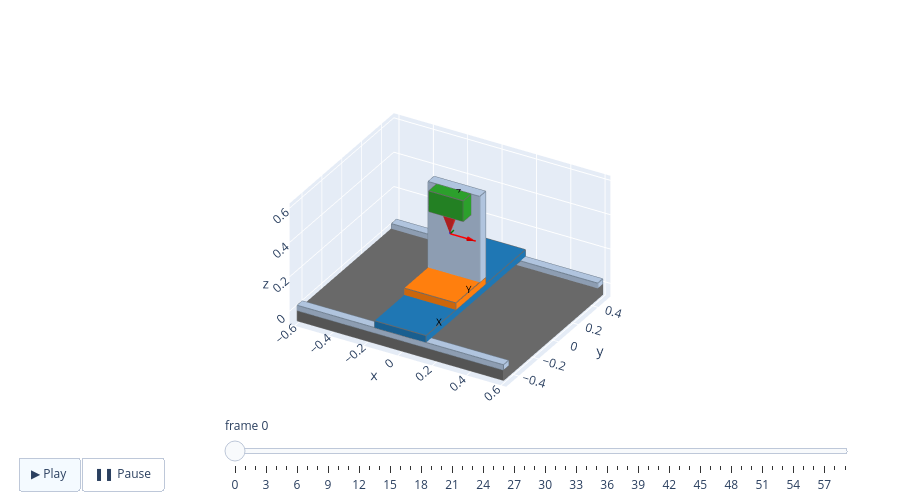

The cell this chart's notebook holds for it:
### Markdown cell above
## 4. Animated

In the update function the joints get absolute values, so there is nothing to keep track
of and no rounding drift, however many frames there are. Here the tool tip draws a circle and
dips twice per turn. Press ▶ to play.

### Code cell
stage = build_stage()


def update(i, frames=60):
    turn = 2 * np.pi * i / frames
    stage.x.value = 0.25 + 0.2 * np.cos(turn)
    stage.y.value = 0.3 + 0.2 * np.sin(turn)
    stage.z.value = -0.05 * (1 - np.cos(2 * turn))


update(0)
stage.scene.animate(update, frames=60)

### Figure 1 — Plotly figure (JSON) as saved in the notebook; plotly's stock layout.template omitted (floating-point values rounded to 4 significant figures; data arrays with more than 128 entries replaced by an {"elided": "..."} marker saying what was removed)
{"data": [{"facecolor": {"elided": "130 str values"}, "flatshading": true, "hoverinfo": "skip", "i": {"elided": "130 int values"}, "j": {"elided": "130 int values"}, "k": {"elided": "130 int values"}, "opacity": 1.0, "type": "mesh3d", "x": {"elided": "248 float values"}, "y": {"elided": "248 float values"}, "z": {"elided": "248 float values"}}, {"hoverinfo": "skip", "line": {"color": "dimgray", "dash": "solid", "width": 2.0}, "mode": "lines", "opacity": 1.0, "type": "scatter3d", "x": {"elided": "192 float values"}, "y": {"elided": "192 float values"}, "z": {"elided": "192 float values"}}, {"hoverinfo": "skip", "line": {"color": "slategray", "dash": "solid", "width": 2.0}, "mode": "lines", "opacity": 1.0, "type": "scatter3d", "x": [-0.6, -0.6, null, 0.6, -0.6, null, 0.6, 0.6, null, -0.6, 0.6, null, 0.6, -0.6, null, 0.6, 0.6, null, -0.6, 0.6, null, -0.6, -0.6, null, 0.6, 0.6, null, -0.6, -0.6, null, -0.6, -0.6, null, 0.6, 0.6, null, -0.6, -0.6, null, 0.6, -0.6, null, 0.6, 0.6, null, -0.6, 0.6, null, 0.6, -0.6, null, 0.6, 0.6, null, -0.6, 0.6, null, -0.6, -0.6, null, 0.6, 0.6, null, -0.6, -0.6, null, -0.6, -0.6, null, 0.6, 0.6, null, -0.15, -0.15, null, 0.15, -0.15, null, 0.15, 0.15, null, -0.15, 0.15, null, 0.15, -0.15, null, 0.15, 0.15, null, -0.15, 0.15, null, -0.15, -0.15, null, 0.15, 0.15, null, -0.15, -0.15, null, -0.15, -0.15, null, 0.15, 0.15, null], "y": [-0.45, -0.5, null, -0.45, -0.45, null, -0.5, -0.45, null, -0.5, -0.5, null, -0.5, -0.5, null, -0.45, -0.5, null, -0.45, -0.45, null, -0.5, -0.45, null, -0.5, -0.5, null, -0.5, -0.5, null, -0.45, -0.45, null, -0.45, -0.45, null, 0.5, 0.45, null, 0.5, 0.5, null, 0.45, 0.5, null, 0.45, 0.45, null, 0.45, 0.45, null, 0.5, 0.45, null, 0.5, 0.5, null, 0.45, 0.5, null, 0.45, 0.45, null, 0.45, 0.45, null, 0.5, 0.5, null, 0.5, 0.5, null, 0.1, 0.04, null, 0.1, 0.1, null, 0.04, 0.1, null, 0.04, 0.04, null, 0.04, 0.04, null, 0.1, 0.04, null, 0.1, 0.1, null, 0.04, 0.1, null, 0.04, 0.04, null, 0.04, 0.04, null, 0.1, 0.1, null, 0.1, 0.1, null], "z": [0.0, 0.0, null, 0.0, 0.0, null, 0.0, 0.0, null, 0.0, 0.0, null, 0.03, 0.03, null, 0.03, 0.03, null, 0.03, 0.03, null, 0.03, 0.03, null, 0.03, 0.0, null, 0.0, 0.03, null, 0.03, 0.0, null, 0.0, 0.03, null, 0.0, 0.0, null, 0.0, 0.0, null, 0.0, 0.0, null, 0.0, 0.0, null, 0.03, 0.03, null, 0.03, 0.03, null, 0.03, 0.03, null, 0.03, 0.03, null, 0.03, 0.0, null, 0.0, 0.03, null, 0.03, 0.0, null, 0.0, 0.03, null, 0.11, 0.11, null, 0.11, 0.11, null, 0.11, 0.11, null, 0.11, 0.11, null, 0.61, 0.61, null, 0.61, 0.61, null, 0.61, 0.61, null, 0.61, 0.61, null, 0.61, 0.11, null, 0.11, 0.61, null, 0.61, 0.11, null, 0.11, 0.61, null]}, {"hoverinfo": "skip", "line": {"color": "red", "dash": "solid", "width": 3.0}, "mode": "lines", "opacity": 1.0, "type": "scatter3d", "x": [5.551e-17, 0.15, null], "y": [-5.551e-17, -5.551e-17, null], "z": [0.37, 0.37, null]}, {"anchor": "tip", "colorscale": [[0, "red"], [1, "red"]], "hoverinfo": "skip", "opacity": 1.0, "showscale": false, "sizemode": "absolute", "sizeref": 0.048, "type": "cone", "u": [1.0], "v": [0.0], "w": [0.0], "x": [0.15], "y": [-5.551e-17], "z": [0.37]}, {"hoverinfo": "skip", "line": {"color": "green", "dash": "solid", "width": 3.0}, "mode": "lines", "opacity": 1.0, "type": "scatter3d", "x": [5.551e-17, 5.551e-17, null], "y": [-5.551e-17, 0.15, null], "z": [0.37, 0.37, null]}, {"anchor": "tip", "colorscale": [[0, "green"], [1, "green"]], "hoverinfo": "skip", "opacity": 1.0, "showscale": false, "sizemode": "absolute", "sizeref": 0.048, "type": "cone", "u": [0.0], "v": [1.0], "w": [0.0], "x": [5.551e-17], "y": [0.15], "z": [0.37]}, {"hoverinfo": "skip", "line": {"color": "blue", "dash": "solid", "width": 3.0}, "mode": "lines", "opacity": 1.0, "type": "scatter3d", "x": [5.551e-17, 5.551e-17, null], "y": [-5.551e-17, -5.551e-17, null], "z": [0.37, 0.52, null]}, {"anchor": "tip", "colorscale": [[0, "blue"], [1, "blue"]], "hoverinfo": "skip", "opacity": 1.0, "showscale": false, "sizemode": "absolute", "sizeref": 0.048, "type": "cone", "u": [0.0], "v": [0.0], "w": [1.0], "x": [5.551e-17], "y": [-5.551e-17], "z": [0.52]}, {"hoverinfo": "skip", "mode": "text", "text": [""], "textfont": {"color": "red", "size": 10.0}, "textposition": "top right", "type": "scatter3d", "x": [0.15], "y": [-5.551e-17], "z": [0.37]}, {"hoverinfo": "skip", "mode": "text", "text": [""], "textfont": {"color": "green", "size": 10.0}, "textposition": "top right", "type": "scatter3d", "x": [5.551e-17], "y": [0.15], "z": [0.37]}, {"hoverinfo": "skip", "mode": "text", "text": [""], "textfont": {"color": "blue", "size": 10.0}, "textposition": "top right", "type": "scatter3d", "x": [5.551e-17], "y": [-5.551e-17], "z": [0.52]}, {"hoverinfo": "skip", "mode": "text", "text": ["X"], "textfont": {"color": "black", "size": 10.0}, "textposition": "top right", "type": "scatter3d", "x": [0.15], "y": [-0.5], "z": [0.07]}, {"hoverinfo": "skip", "mode": "text", "text": ["Y"], "textfont": {"color": "black", "size": 10.0}, "textposition": "top right", "type": "scatter3d", "x": [0.15], "y": [-0.2], "z": [0.11]}, {"hoverinfo": "skip", "mode": "text", "text": ["Z"], "textfont": {"color": "black", "size": 10.0}, "textposition": "top right", "type": "scatter3d", "x": [5.551e-17], "y": [-0.04], "z": [0.55]}], "layout": {"height": 500, "margin": {"b": 0, "l": 0, "r": 0, "t": 0}, "scene": {"aspectmode": "manual", "aspectratio": {"x": 1.0, "y": 0.8333, "z": 0.5583}, "camera": {"eye": {"x": 0.6413, "y": -1.111, "z": 0.7406}, "projection": {"type": "orthographic"}, "up": {"x": 0.0, "y": 0.0, "z": 1.0}}, "xaxis": {"autorange": false, "range": [-0.63, 0.63], "visible": true}, "yaxis": {"autorange": false, "range": [-0.525, 0.525], "visible": true}, "zaxis": {"autorange": false, "range": [-0.07675, 0.6268], "visible": true}}, "showlegend": false, "sliders": [{"currentvalue": {"prefix": "frame "}, "len": 0.7, "steps": [{"args": [["0"], {"frame": {"duration": 0, "redraw": true}, "mode": "immediate", "transition": {"duration": 0}}], "label": "0", "method": "animate"}, {"args": [["1"], {"frame": {"duration": 0, "redraw": true}, "mode": "immediate", "transition": {"duration": 0}}], "label": "1", "method": "animate"}, {"args": [["2"], {"frame": {"duration": 0, "redraw": true}, "mode": "immediate", "transition": {"duration": 0}}], "label": "2", "method": "animate"}, {"args": [["3"], {"frame": {"duration": 0, "redraw": true}, "mode": "immediate", "transition": {"duration": 0}}], "label": "3", "method": "animate"}, {"args": [["4"], {"frame": {"duration": 0, "redraw": true}, "mode": "immediate", "transition": {"duration": 0}}], "label": "4", "method": "animate"}, {"args": [["5"], {"frame": {"duration": 0, "redraw": true}, "mode": "immediate", "transition": {"duration": 0}}], "label": "5", "method": "animate"}, {"args": [["6"], {"frame": {"duration": 0, "redraw": true}, "mode": "immediate", "transition": {"duration": 0}}], "label": "6", "method": "animate"}, {"args": [["7"], {"frame": {"duration": 0, "redraw": true}, "mode": "immediate", "transition": {"duration": 0}}], "label": "7", "method": "animate"}, {"args": [["8"], {"frame": {"duration": 0, "redraw": true}, "mode": "immediate", "transition": {"duration": 0}}], "label": "8", "method": "animate"}, {"args": [["9"], {"frame": {"duration": 0, "redraw": true}, "mode": "immediate", "transition": {"duration": 0}}], "label": "9", "method": "animate"}, {"args": [["10"], {"frame": {"duration": 0, "redraw": true}, "mode": "immediate", "transition": {"duration": 0}}], "label": "10", "method": "animate"}, {"args": [["11"], {"frame": {"duration": 0, "redraw": true}, "mode": "immediate", "transition": {"duration": 0}}], "label": "11", "method": "animate"}, {"args": [["12"], {"frame": {"duration": 0, "redraw": true}, "mode": "immediate", "transition": {"duration": 0}}], "label": "12", "method": "animate"}, {"args": [["13"], {"frame": {"duration": 0, "redraw": true}, "mode": "immediate", "transition": {"duration": 0}}], "label": "13", "method": "animate"}, {"args": [["14"], {"frame": {"duration": 0, "redraw": true}, "mode": "immediate", "transition": {"duration": 0}}], "label": "14", "method": "animate"}, {"args": [["15"], {"frame": {"duration": 0, "redraw": true}, "mode": "immediate", "transition": {"duration": 0}}], "label": "15", "method": "animate"}, {"args": [["16"], {"frame": {"duration": 0, "redraw": true}, "mode": "immediate", "transition": {"duration": 0}}], "label": "16", "method": "animate"}, {"args": [["17"], {"frame": {"duration": 0, "redraw": true}, "mode": "immediate", "transition": {"duration": 0}}], "label": "17", "method": "animate"}, {"args": [["18"], {"frame": {"duration": 0, "redraw": true}, "mode": "immediate", "transition": {"duration": 0}}], "label": "18", "method": "animate"}, {"args": [["19"], {"frame": {"duration": 0, "redraw": true}, "mode": "immediate", "transition": {"duration": 0}}], "label": "19", "method": "animate"}, {"args": [["20"], {"frame": {"duration": 0, "redraw": true}, "mode": "immediate", "transition": {"duration": 0}}], "label": "20", "method": "animate"}, {"args": [["21"], {"frame": {"duration": 0, "redraw": true}, "mode": "immediate", "transition": {"duration": 0}}], "label": "21", "method": "animate"}, {"args": [["22"], {"frame": {"duration": 0, "redraw": true}, "mode": "immediate", "transition": {"duration": 0}}], "label": "22", "method": "animate"}, {"args": [["23"], {"frame": {"duration": 0, "redraw": true}, "mode": "immediate", "transition": {"duration": 0}}], "label": "23", "method": "animate"}, {"args": [["24"], {"frame": {"duration": 0, "redraw": true}, "mode": "immediate", "transition": {"duration": 0}}], "label": "24", "method": "animate"}, {"args": [["25"], {"frame": {"duration": 0, "redraw": true}, "mode": "immediate", "transition": {"duration": 0}}], "label": "25", "method": "animate"}, {"args": [["26"], {"frame": {"duration": 0, "redraw": true}, "mode": "immediate", "transition": {"duration": 0}}], "label": "26", "method": "animate"}, {"args": [["27"], {"frame": {"duration": 0, "redraw": true}, "mode": "immediate", "transition": {"duration": 0}}], "label": "27", "method": "animate"}, {"args": [["28"], {"frame": {"duration": 0, "redraw": true}, "mode": "immediate", "transition": {"duration": 0}}], "label": "28", "method": "animate"}, {"args": [["29"], {"frame": {"duration": 0, "redraw": true}, "mode": "immediate", "transition": {"duration": 0}}], "label": "29", "method": "animate"}, {"args": [["30"], {"frame": {"duration": 0, "redraw": true}, "mode": "immediate", "transition": {"duration": 0}}], "label": "30", "method": "animate"}, {"args": [["31"], {"frame": {"duration": 0, "redraw": true}, "mode": "immediate", "transition": {"duration": 0}}], "label": "31", "method": "animate"}, {"args": [["32"], {"frame": {"duration": 0, "redraw": true}, "mode": "immediate", "transition": {"duration": 0}}], "label": "32", "method": "animate"}, {"args": [["33"], {"frame": {"duration": 0, "redraw": true}, "mode": "immediate", "transition": {"duration": 0}}], "label": "33", "method": "animate"}, {"args": [["34"], {"frame": {"duration": 0, "redraw": true}, "mode": "immediate", "transition": {"duration": 0}}], "label": "34", "method": "animate"}, {"args": [["35"], {"frame": {"duration": 0, "redraw": true}, "mode": "immediate", "transition": {"duration": 0}}], "label": "35", "method": "animate"}, {"args": [["36"], {"frame": {"duration": 0, "redraw": true}, "mode": "immediate", "transition": {"duration": 0}}], "label": "36", "method": "animate"}, {"args": [["37"], {"frame": {"duration": 0, "redraw": true}, "mode": "immediate", "transition": {"duration": 0}}], "label": "37", "method": "animate"}, {"args": [["38"], {"frame": {"duration": 0, "redraw": true}, "mode": "immediate", "transition": {"duration": 0}}], "label": "38", "method": "animate"}, {"args": [["39"], {"frame": {"duration": 0, "redraw": true}, "mode": "immediate", "transition": {"duration": 0}}], "label": "39", "method": "animate"}, {"args": [["40"], {"frame": {"duration": 0, "redraw": true}, "mode": "immediate", "transition": {"duration": 0}}], "label": "40", "method": "animate"}, {"args": [["41"], {"frame": {"duration": 0, "redraw": true}, "mode": "immediate", "transition": {"duration": 0}}], "label": "41", "method": "animate"}, {"args": [["42"], {"frame": {"duration": 0, "redraw": true}, "mode": "immediate", "transition": {"duration": 0}}], "label": "42", "method": "animate"}, {"args": [["43"], {"frame": {"duration": 0, "redraw": true}, "mode": "immediate", "transition": {"duration": 0}}], "label": "43", "method": "animate"}, {"args": [["44"], {"frame": {"duration": 0, "redraw": true}, "mode": "immediate", "transition": {"duration": 0}}], "label": "44", "method": "animate"}, {"args": [["45"], {"frame": {"duration": 0, "redraw": true}, "mode": "immediate", "transition": {"duration": 0}}], "label": "45", "method": "animate"}, {"args": [["46"], {"frame": {"duration": 0, "redraw": true}, "mode": "immediate", "transition": {"duration": 0}}], "label": "46", "method": "animate"}, {"args": [["47"], {"frame": {"duration": 0, "redraw": true}, "mode": "immediate", "transition": {"duration": 0}}], "label": "47", "method": "animate"}, {"args": [["48"], {"frame": {"duration": 0, "redraw": true}, "mode": "immediate", "transition": {"duration": 0}}], "label": "48", "method": "animate"}, {"args": [["49"], {"frame": {"duration": 0, "redraw": true}, "mode": "immediate", "transition": {"duration": 0}}], "label": "49", "method": "animate"}, {"args": [["50"], {"frame": {"duration": 0, "redraw": true}, "mode": "immediate", "transition": {"duration": 0}}], "label": "50", "method": "animate"}, {"args": [["51"], {"frame": {"duration": 0, "redraw": true}, "mode": "immediate", "transition": {"duration": 0}}], "label": "51", "method": "animate"}, {"args": [["52"], {"frame": {"duration": 0, "redraw": true}, "mode": "immediate", "transition": {"duration": 0}}], "label": "52", "method": "animate"}, {"args": [["53"], {"frame": {"duration": 0, "redraw": true}, "mode": "immediate", "transition": {"duration": 0}}], "label": "53", "method": "animate"}, {"args": [["54"], {"frame": {"duration": 0, "redraw": true}, "mode": "immediate", "transition": {"duration": 0}}], "label": "54", "method": "animate"}, {"args": [["55"], {"frame": {"duration": 0, "redraw": true}, "mode": "immediate", "transition": {"duration": 0}}], "label": "55", "method": "animate"}, {"args": [["56"], {"frame": {"duration": 0, "redraw": true}, "mode": "immediate", "transition": {"duration": 0}}], "label": "56", "method": "animate"}, {"args": [["57"], {"frame": {"duration": 0, "redraw": true}, "mode": "immediate", "transition": {"duration": 0}}], "label": "57", "method": "animate"}, {"args": [["58"], {"frame": {"duration": 0, "redraw": true}, "mode": "immediate", "transition": {"duration": 0}}], "label": "58", "method": "animate"}, {"args": [["59"], {"frame": {"duration": 0, "redraw": true}, "mode": "immediate", "transition": {"duration": 0}}], "label": "59", "method": "animate"}], "x": 0.25, "y": 0.02, "yanchor": "bottom"}], "uirevision": "minigeo", "updatemenus": [{"buttons": [{"args": [null, {"frame": {"duration": 50, "redraw": true}, "fromcurrent": true, "transition": {"duration": 0}}], "label": "▶ Play", "method": "animate"}, {"args": [[null], {"frame": {"duration": 0, "redraw": true}, "mode": "immediate", "transition": {"duration": 0}}], "label": "❚❚ Pause", "method": "animate"}], "direction": "left", "type": "buttons", "x": 0.02, "xanchor": "left", "y": 0.02, "yanchor": "bottom"}]}}
